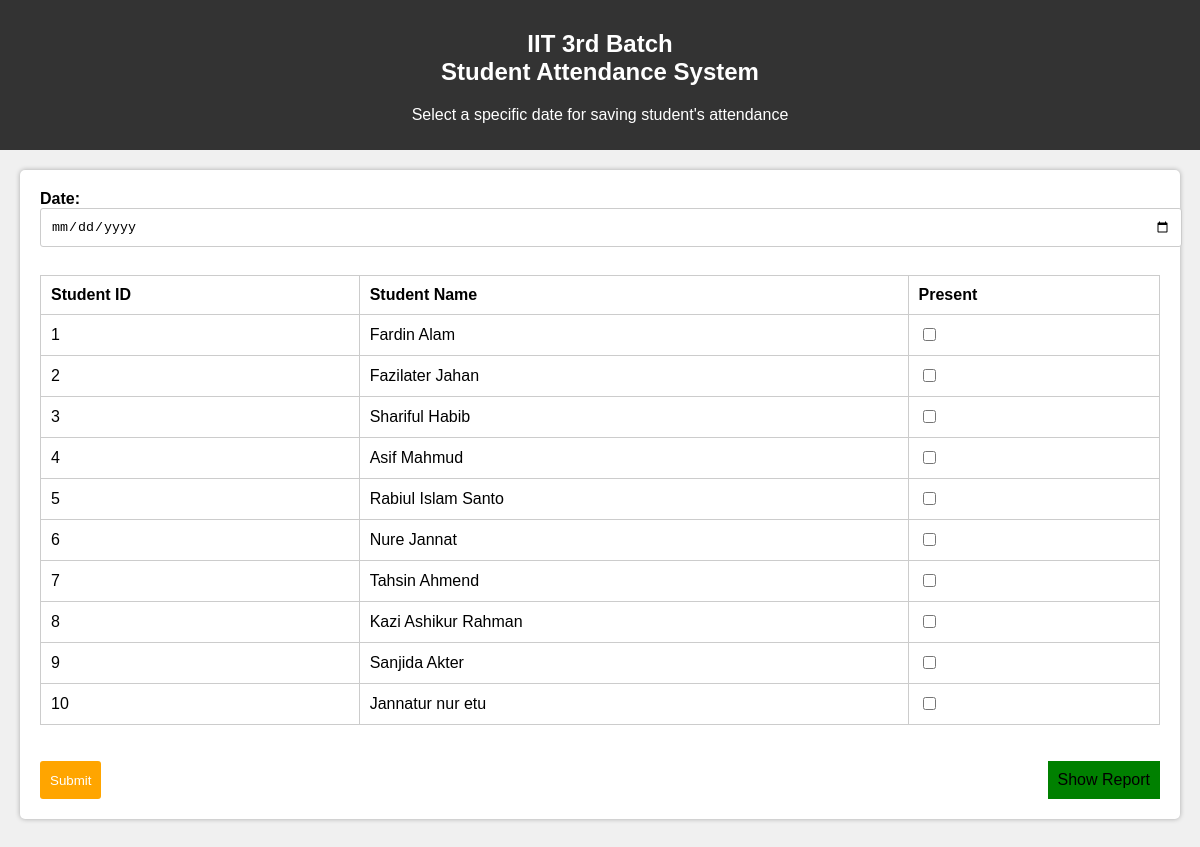
Screenshot of /attendance.php with the database file from the repository.
### tables this page shows
CREATE TABLE `students` (
  `id` int(11) NOT NULL,
  `name` varchar(255) NOT NULL,
  `roll_number` varchar(255) NOT NULL
);

### attendance.php (the view, shortened to what this page needs)
<?php
$servername = "localhost:3307";
$username = "root";
$password = "";
$dbname = "database";
$conn = new mysqli($servername, $username, $password, $dbname);
?>
<!DOCTYPE html>
<head>
</head>
<body>
    <div class="header">
        <h2>IIT 3rd Batch <br>Student Attendance System</h2>
        <p>Select a specific date for saving student's attendance</p>
    </div>
    <form method="post" action="">
        <label>Date:</label>
        <input type="date" name="date" required><br><br>
        <table>
            <tr>
                <th>Student ID</th>
                <th>Student Name</th>
                <th>Present</th>
            </tr>
            <?php
            $sql = "SELECT * FROM students";
            $result = $conn->query($sql);
            if ($result !== false && $result->num_rows > 0) {
                while ($row = $result->fetch_assoc()) {
                    $studentId = $row["id"];
                    $studentName = $row["name"];
           ?>
                   <tr>
                            <td><?php echo "$studentId"; ?></td>
                            <td><?php echo "$studentName"; ?></td>
                            <td><input type='checkbox' name='attendance[]' value='<?php echo $studentId; ?>'></td>
                    </tr>
               <?php }
             } else {
                echo "No students found in the database.";
            }
            ?>
        </table>
        <br><br>
        <div style="display: flex;justify-content: space-between;">
            <input style="background-color: orange;padding: 10px; border: 0; cursor:pointer;" type="submit" name="submit" value="Submit">
            <a href="report.php" style="background-color: green;padding: 10px; border: 0; cursor:pointer;text-decoration:none; color:black; font:small" >Show Report</a>
        </div>
    </form>
    <br>
</body>
</html>

### attendance.php (style rules this page uses)
body { font-family: Arial, sans-serif; background-color: #f0f0f0; margin: 0; padding: 0; }
.header { background-color: #333; color: #fff; text-align: center; padding: 10px; }
form { background-color: #fff; padding: 20px; margin: 20px; border-radius: 5px; box-shadow: 0 0 5px rgba(0, 0, 0, 0.3); }
label { font-weight: bold; }
input[type="date"] { width: 100%; padding: 10px; margin-bottom: 10px; border: 1px solid #ccc; border-radius: 3px; }
table { width: 100%; border-collapse: collapse; }
table, th, td { border: 1px solid #ccc; }
th, td { padding: 10px; text-align: left; }
input[type="submit"] { background-color: orange; color: #fff; padding: 10px 20px; border: none; border-radius: 3px; cursor: pointer; }

### rows the page displays
students: id "1", name "Fardin Alam"
students: id "2", name "Fazilater Jahan"
students: id "3", name "Shariful Habib"
students: id "4", name "Asif Mahmud"
students: id "5", name "Rabiul Islam Santo"
students: id "6", name "Nure Jannat"
students: id "7", name "Tahsin Ahmend"
students: id "8", name "Kazi Ashikur Rahman"
students: id "9", name "Sanjida Akter"
students: id "10", name "Jannatur nur etu"
